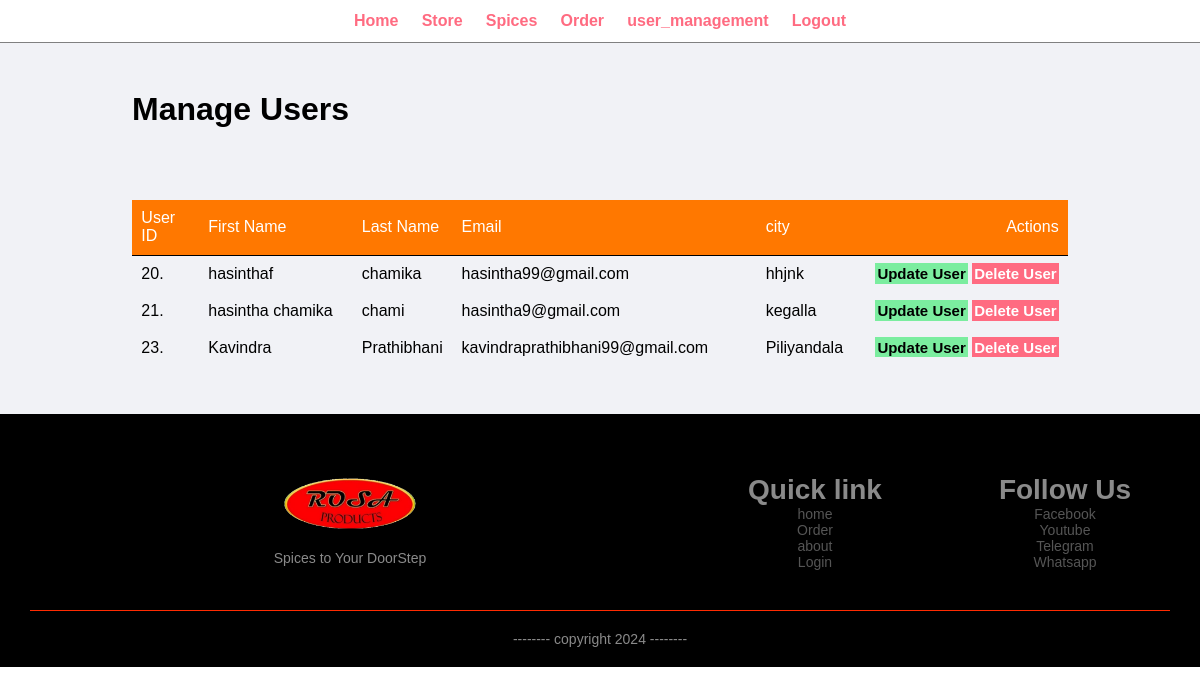
The page /admin/user-management.php (signed in) on the database its author committed.
### tables this page shows
CREATE TABLE `users` (
  `id` int(11) NOT NULL,
  `fname` varchar(255) NOT NULL,
  `lname` varchar(255) NOT NULL,
  `address` varchar(255) NOT NULL,
  `city` varchar(100) NOT NULL,
  `pin` int(6) NOT NULL,
  `email` varchar(255) NOT NULL,
  `password` varchar(15) NOT NULL,
  `type` varchar(20) NOT NULL DEFAULT 'user'
);

### admin/user-management.php (the view, shortened to what this page needs)
<?php include('partials/menu.php'); ?>
        <div class="main-content">
            <div class="wrapper">
                <h1>Manage Users</h1>
                <br />
                <br /><br /><br />
                <table class="tbl-full">
                    <tr>
                        <th>User ID</th>
                        <th>First Name</th>
                        <th>Last Name</th>
                        <th>Email</th>
                        <th>city</th>
                        <th>Actions</th>
                    </tr>
                    <?php
                        $sql = "SELECT * FROM users";
                        $res = mysqli_query($conn, $sql);
                        if($res==TRUE)
                        {
                            $count = mysqli_num_rows($res);
                            if($count>0)
                            {
                                while($rows=mysqli_fetch_assoc($res))
                                {
                                    $id=$rows['id'];
                                    $full_name=$rows['fname'];
                                    $username=$rows['lname'];
                                    $email=$rows['email'];
                                    $city=$rows['city'];
                                    ?>
                                    <tr>
                                        <td><?php echo $id; ?>. </td>
                                        <td><?php echo $full_name; ?></td>
                                        <td><?php echo $username; ?></td>
                                        <td><?php echo $email; ?></td>
                                        <td><?php echo $city; ?></td>
                                        <td>
                                            <a href="<?php echo SITEURL; ?>admin/update-user.php?id=<?php echo $id; ?>" class="btn-secondary">Update User</a>
                                            <a href="<?php echo SITEURL; ?>admin/delete-user.php?id=<?php echo $id; ?>" class="btn-danger">Delete User</a>
                                        </td>
                                    </tr>
                                    <?php
                                }
                            }
                            else
                            {
                            }
                        }
                    ?>
                </table>
            </div>
        </div>
<?php include('partials/footer.php'); ?>

### css/admin.css (style rules this page uses)
* { margin: 0; padding: 0; font-family: Arial, Helvetica, sans-serif; }
.wrapper { padding: 1%; width: 80%; margin: 0 auto; }
.tbl-full { width: 100%; }
table tr th { border-bottom: 1px solid black; padding: 1%; text-align: left; }
table tr td { padding: 1%; }
.btn-secondary { background-color: #7bed9f; padding: 1%; color: black; text-decoration: none; font-weight: bold; }
.btn-danger { background-color: #ff6b81; padding: 1%; color: white; text-decoration: none; font-weight: bold; }
.main-content { background-color: #f1f2f6; padding: 3% 0; }

### css/stylesheet.css (style rules this page uses)
* { margin: 0; padding: 0; box-sizing: border-box; }
body { font-family: 'Poppins', sans-serif; }
a { text-decoration: none; color: #555; }
table { width:100%; border-collapse: collapse; }
th { text-align:left; padding: 10px; color:#fff; background:#ff7800; font-weight:normal; }
td { padding:10px 5px; }
td a { color:#ff7800; font-size:15px; }
td:last-child { text-align: right; }
th:last-child { text-align: right; }

### rows shown on the page
users: id "20", fname "hasinthaf", lname "chamika", email "hasintha99@gmail.com", city "hhjnk"
users: id "21", fname "hasintha chamika", lname "chami", email "hasintha9@gmail.com", city "kegalla"
users: id "23", fname "Kavindra", lname "Prathibhani", email "kavindraprathibhani99@gmail.com", city "Piliyandala"
